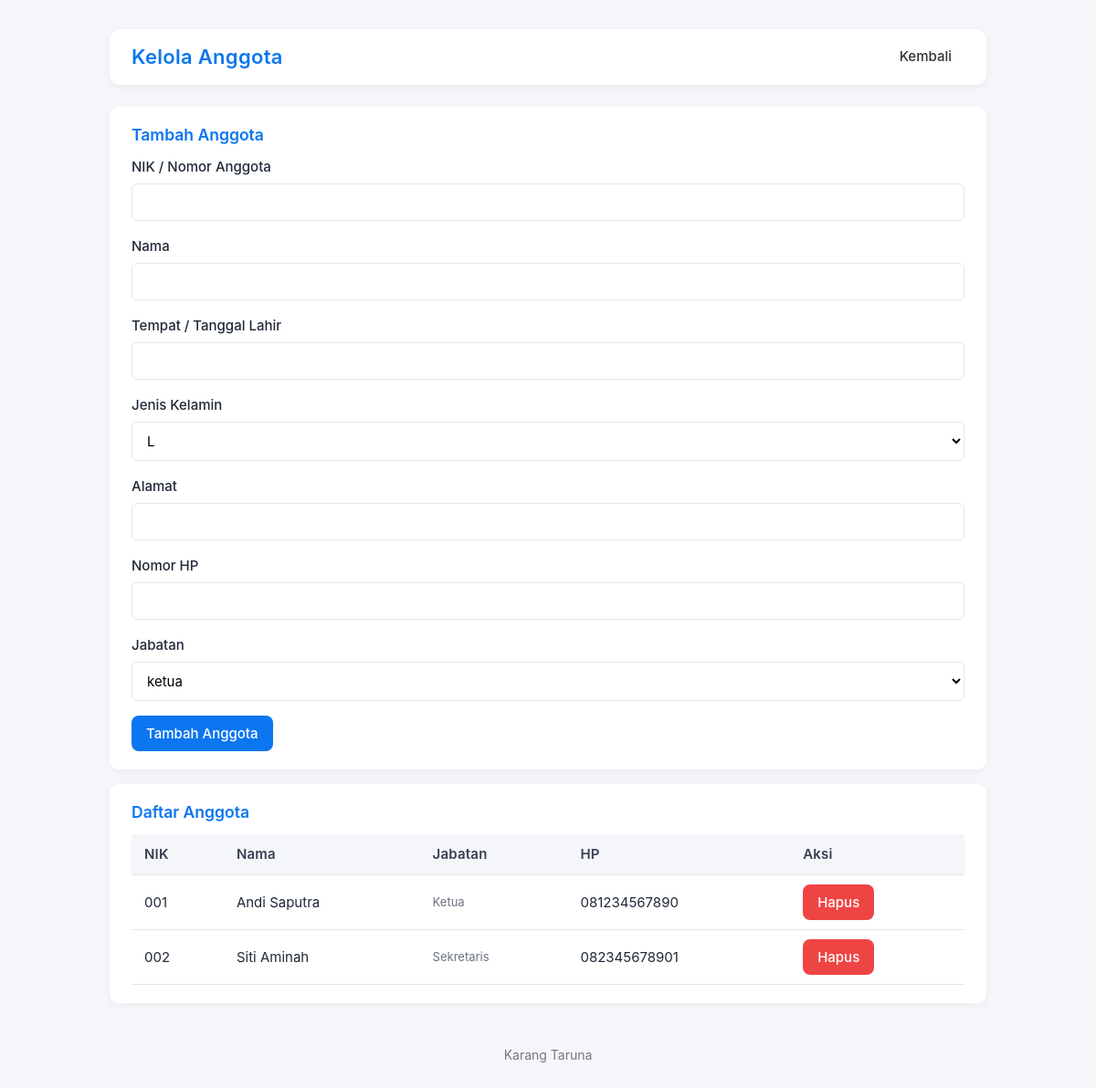
Screenshot of /anggota.php (signed in) with the database file from the repository.
### tables this page shows
CREATE TABLE IF NOT EXISTS anggota (
  id INT AUTO_INCREMENT PRIMARY KEY,
  nik VARCHAR(50),
  nama VARCHAR(150) NOT NULL,
  ttl VARCHAR(150),
  jenis_kelamin VARCHAR(10),
  alamat TEXT,
  phone VARCHAR(30),
  jabatan VARCHAR(100),
  added_at TIMESTAMP DEFAULT CURRENT_TIMESTAMP
);

### anggota.php (the view, shortened to what this page needs)
<?php
require 'db.php';
$all = $conn->query("SELECT * FROM anggota ORDER BY nama");
?>
<!doctype html>
<html>
<head>
 <link rel="stylesheet" href="css/style.css">
</head>
<body>
 <div class="container">
  <div class="header">
   <div class="brand">
    <h1>Kelola Anggota</h1>
   </div>
   <div class="nav"><a href="dashboard_admin.php">Kembali</a></div>
  </div>
  <div class="card">
   <h3>Tambah Anggota</h3>
   <form method="post">
    <div class="group"><label>NIK / Nomor Anggota</label><input name="nik" class="input" required></div>
    <div class="group"><label>Nama</label><input name="nama" class="input" required></div>
    <div class="group"><label>Tempat / Tanggal Lahir</label><input name="ttl" class="input"></div>
    <div class="group"><label>Jenis Kelamin</label><select name="jk" class="input">
      <option value='L'>L</option>
     </select></div>
    <div class="group"><label>Alamat</label><input name="alamat" class="input"></div>
    <div class="group"><label>Nomor HP</label><input name="phone" class="input"></div>
    <div class="group"><label>Jabatan</label><select name="jabatan" class="input">
      <option value='ketua'>ketua</option>
     </select></div>
    <div><button class="btn" name="add" type="submit">Tambah Anggota</button></div>
   </form>
  </div>
  <div class="card">
   <h3>Daftar Anggota</h3>
   <table class="table">
    <thead>
     <tr>
      <th>NIK</th>
      <th>Nama</th>
      <th>Jabatan</th>
      <th>HP</th>
      <th>Aksi</th>
     </tr>
    </thead>
    <tbody>
     <?php while($r = $all->fetch_assoc()): ?>
     <tr>
      <td><?=htmlspecialchars($r['nik'])?></td>
      <td><?=htmlspecialchars($r['nama'])?></td>
      <td class="small"><?=htmlspecialchars($r['jabatan'])?></td>
      <td><?=htmlspecialchars($r['phone'])?></td>
      <td>
       <form method="post" style="display:inline">
        <button class="btn btn-danger" name="delete_ang" type="submit">Hapus</button>
       </form>
      </td>
     </tr>
     <?php endwhile; ?>
    </tbody>
   </table>
  </div>
  <div class="footer">Karang Taruna</div>
 </div>
</body>
</html>

### css/style.css (style rules this page uses)
:root { --primary: #0b76ef; --muted: #f4f6f9; --card: #ffffff; --text: #1f2937; --border: #e5e7eb; --danger: #ef4444; }
* { box-sizing: border-box; font-family: "Inter", Arial, sans-serif; }
body { margin:0; background:var(--muted); color:var(--text); line-height:1.6; font-size:15px; }
.container { max-width:1000px; margin:32px auto; padding:0 20px; }
.header { display:flex; justify-content:space-between; align-items:center; margin-bottom:24px; background:var(--card); padding:16px 24px; border-radius:12px; box-shadow:0 2px 8px rgba(0,0,0,0.05); }
.brand { display:flex; align-items:center; gap:10px; }
.brand h1 { margin:0; font-size:22px; color:var(--primary); font-weight:600; letter-spacing:0.3px; }
.nav a { margin-left:10px; text-decoration:none; color:#333; padding:8px 14px; border-radius:6px; transition:all .3s; font-weight:500; }
.card { background:var(--card); padding:20px 24px; border-radius:10px; box-shadow:0 3px 10px rgba(0,0,0,0.04); margin-bottom:16px; }
.card h2, .card h3 { margin-top:0; color:var(--primary); font-weight:600; margin-bottom:12px; }
h1,h2,h3,h4 { line-height:1.3; }
.table { width:100%; border-collapse:collapse; margin-top:8px; }
.table th, .table td { padding:10px 14px; border-bottom:1px solid var(--border); text-align:left; vertical-align:middle; }
.table th { background:var(--muted); font-weight:600; color:#374151; letter-spacing:0.2px; }
.group { margin-bottom:16px; }
.group label { display:block; font-weight:500; margin-bottom:6px; }
input, textarea, select { width:100%; padding:10px 12px; border:1px solid var(--border); border-radius:6px; font-size:15px; transition:border-color .2s; background:#fff; }
button, .btn { display:inline-block; padding:10px 16px; border:none; border-radius:8px; background:#0b76ef; color:#fff; font-size:15px; font-weight:500; cursor:pointer; transition:background .25s, transform .2s; text-align:center; }
.btn-danger { background:var(--danger); color:#fff; }
.footer { margin-top:32px; padding:14px; text-align:center; color:#777; font-size:14px; }
.small { font-size:13px; color:#6b7280; }

### rows the page displays
anggota: nik "001", nama "Andi Saputra", jabatan "Ketua", phone "081234567890"
anggota: nik "002", nama "Siti Aminah", jabatan "Sekretaris", phone "082345678901"
